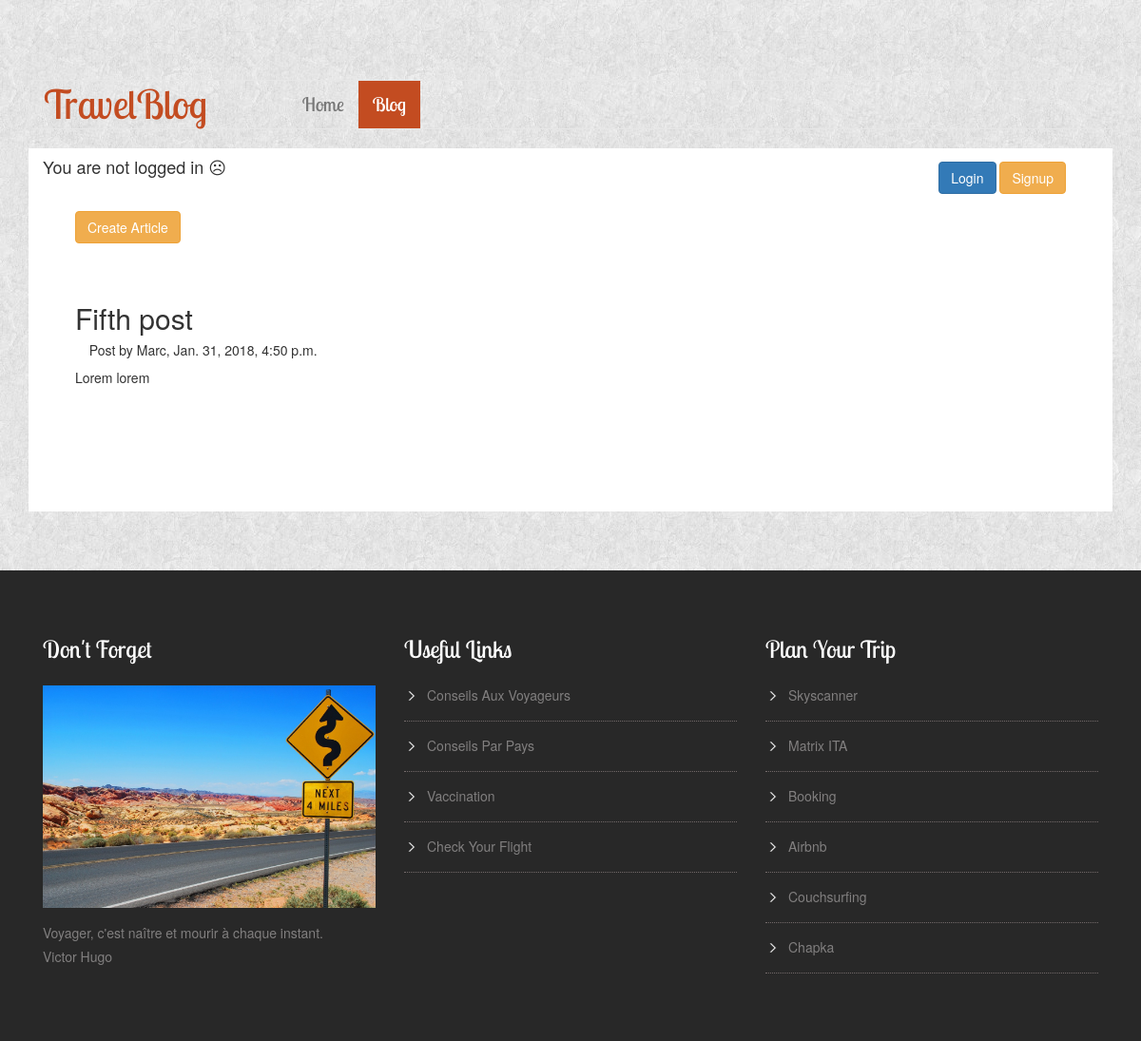
The app's page /blog/detail/8 with its own data.
### articles/models.py (models this page shows, shortened)
class Articles(models.Model):
    title = models.CharField(max_length=100)
    body = models.TextField()
    author = models.ForeignKey(User, models.CASCADE, default=None)
    created_at = models.DateTimeField(auto_now_add = True)
    updated_at = models.DateTimeField(auto_now = True)
    def is_updated(self):
        return self.created_at.strftime('%Y-%m-%d %H:%M:%S') != self.updated_at.strftime('%Y-%m-%d %H:%M:%S')

### articles/views.py (the view)
# urls.py: url(r'^detail/(?P<pk>\d+)$', views.article_detail, name='article_detail'),
def article_detail(request, pk):
    article = Articles.objects.get(pk=pk)
    context = {'article': article}
    return render(request, 'articles/DetailArticle.html', context)

### articles/templates/articles/DetailArticle.html (shortened to what this page needs)
{% extends 'articles/blog.html' %}
{% block content %}
    <h2>{{ article.title }}</h2>
    <h5><span class="glyphicon glyphicon-time"></span> Post by {{ article.author }}, {{ article.created_at }}
    </h5>
    <p>{{ article.body}}</p>
    <br><br>
{% endblock %}

### static/css/articles/blog.css (style rules this page uses)
p { margin:0; }
#slider3-pager li,#slider4-pager li,#slider2-pager li, { display:inline-block; }

### records on screen
Articles: title "Fifth post", author "Marc", created_at "Jan. 31, 2018, 4:50 p.m.", body "Lorem lorem"
